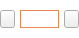
<?xml version="1.0" encoding="UTF-8"?>
<ui version="4.0">
 <class>ChangeOrderNumberWidget</class>
 <widget class="QWidget" name="ChangeOrderNumberWidget">
  <property name="geometry">
   <rect>
    <x>0</x>
    <y>0</y>
    <width>79</width>
    <height>38</height>
   </rect>
  </property>
  <property name="windowTitle">
   <string>Form</string>
  </property>
  <layout class="QHBoxLayout" name="horizontalLayout_2">
   <property name="spacing">
    <number>0</number>
   </property>
   <property name="leftMargin">
    <number>0</number>
   </property>
   <property name="topMargin">
    <number>0</number>
   </property>
   <property name="rightMargin">
    <number>0</number>
   </property>
   <property name="bottomMargin">
    <number>0</number>
   </property>
   <item>
    <widget class="QWidget" name="skinWidget" native="true">
     <property name="styleSheet">
      <string notr="true">QWidget#skinWidget{
	background-color:#ffffff;
}</string>
     </property>
     <layout class="QHBoxLayout" name="horizontalLayout">
      <property name="spacing">
       <number>5</number>
      </property>
      <property name="leftMargin">
       <number>0</number>
      </property>
      <property name="topMargin">
       <number>0</number>
      </property>
      <property name="rightMargin">
       <number>0</number>
      </property>
      <property name="bottomMargin">
       <number>0</number>
      </property>
      <item>
       <widget class="QPushButton" name="leftArrowButton">
        <property name="minimumSize">
         <size>
          <width>15</width>
          <height>18</height>
         </size>
        </property>
        <property name="maximumSize">
         <size>
          <width>15</width>
          <height>18</height>
         </size>
        </property>
        <property name="styleSheet">
         <string notr="true">QPushButton{
border-image:url(:/orderGoodsImage/leftArrow.png)
}

QPushButton:pressed{
border-image: url(:/orderGoodsImage/leftArrow_press.png);
}</string>
        </property>
        <property name="text">
         <string/>
        </property>
       </widget>
      </item>
      <item>
       <widget class="QLineEdit" name="lineEdit">
        <property name="contextMenuPolicy">
         <enum>Qt::DefaultContextMenu</enum>
        </property>
        <property name="layoutDirection">
         <enum>Qt::RightToLeft</enum>
        </property>
        <property name="styleSheet">
         <string notr="true">border: 1px solid #ea8852;
padding: 0 0 0 0 ;</string>
        </property>
        <property name="maxLength">
         <number>4</number>
        </property>
       </widget>
      </item>
      <item>
       <widget class="QPushButton" name="rightArrowButton">
        <property name="minimumSize">
         <size>
          <width>15</width>
          <height>18</height>
         </size>
        </property>
        <property name="maximumSize">
         <size>
          <width>15</width>
          <height>18</height>
         </size>
        </property>
        <property name="styleSheet">
         <string notr="true">QPushButton{
border-image: url(:/orderGoodsImage/rightArrow.png);
}

QPushButton:pressed{
border-image: url(:/orderGoodsImage/rightArrow_press.png);
}</string>
        </property>
        <property name="text">
         <string/>
        </property>
       </widget>
      </item>
     </layout>
    </widget>
   </item>
  </layout>
 </widget>
 <resources/>
 <connections/>
</ui>
